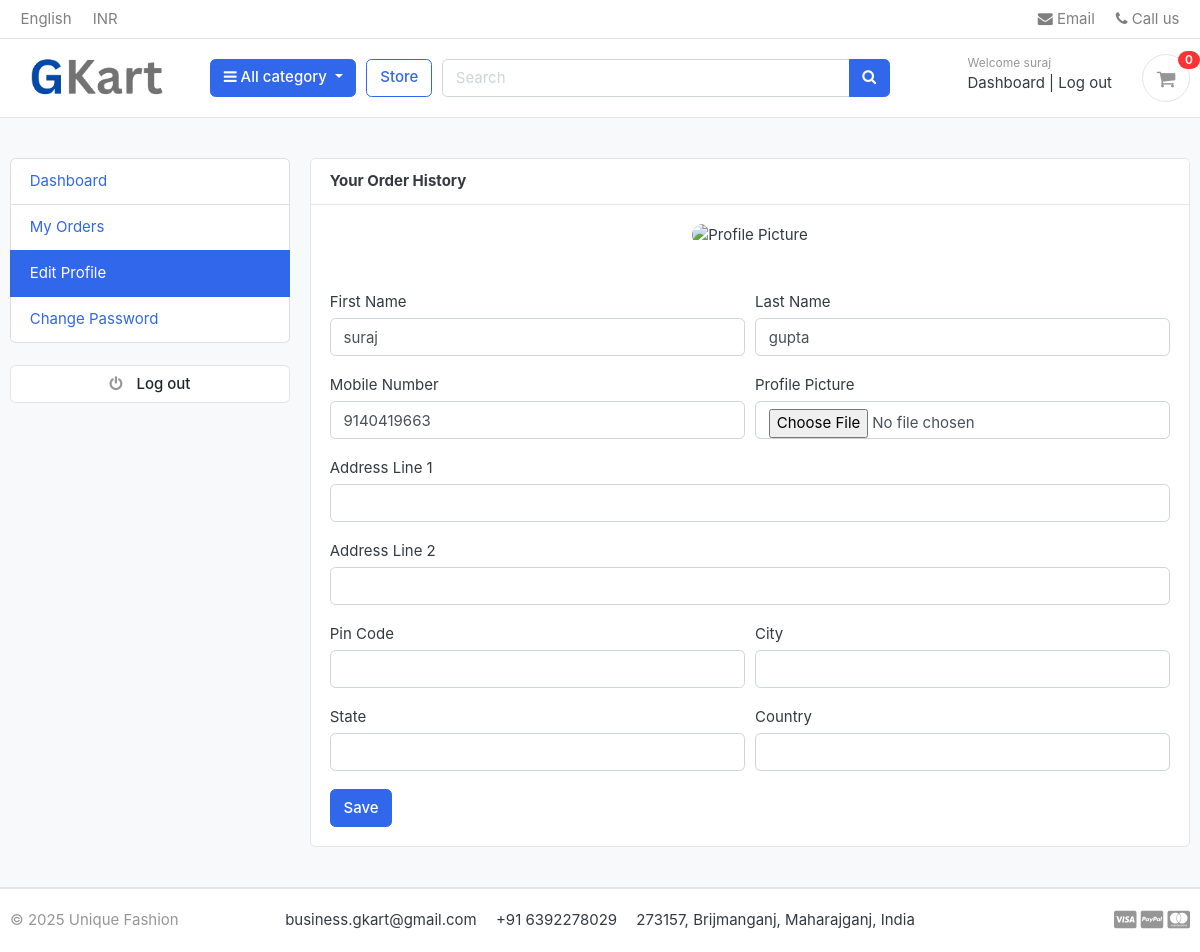
Screenshot of /accounts/edit_profile/ (signed in) with the database file from the repository.
### accounts/models.py (models this page shows, shortened)
class Account(AbstractBaseUser):
    first_name = models.CharField(max_length=100)
    last_name = models.CharField(max_length=100)
    username = models.CharField(max_length=100, unique=True)
    email = models.CharField(max_length=100, unique=True)
    mobile_number = models.CharField(max_length=13)
    date_joined = models.DateTimeField(auto_now_add=True)
    last_login = models.DateTimeField(auto_now=True)
    is_admin = models.BooleanField(default=False)
    is_staff = models.BooleanField(default=False)
    is_active = models.BooleanField(default=False)
    is_superadmin = models.BooleanField(default=False)
    USERNAME_FIELD = 'email'
    REQUIRED_FIELDS = ['username', 'first_name', 'last_name']
    objects = MyAccountManager()

### accounts/views.py (the view)
# urls.py: path('edit_profile/', views.edit_profile, name='edit_profile'),
@login_required(login_url='login')
def edit_profile(request):
    try:
        user_profile = get_object_or_404(UserProfile, user=request.user)
    except:
        user_profile = None
    if request.method == "POST":
        user_form = UserForm(request.POST, instance=request.user)
        user_profile_form = UserProfileForm(request.POST, request.FILES, instance=user_profile)
        if user_form.is_valid() and user_profile_form.is_valid():
            user_form.save()
            user_profile_form.save()
            messages.success(request, "Your profile has been update.")
            return redirect('edit_profile')
    else:
        user_form = UserForm(instance=request.user)
        user_profile_form = UserProfileForm(instance=user_profile)
    context = {
        "user_form": user_form,
        "user_profile_form": user_profile_form,
        "user_profile": user_profile
    }
    return render(request, 'accounts/edit_profile.html', context)

### accounts/forms.py
class UserForm(forms.ModelForm):
    class Meta:
        model = Account
        fields = ['first_name', 'last_name', 'mobile_number']
    def __init__(self,  *args, **kwargs):
        super(UserForm, self).__init__(*args, **kwargs)
        for field in self.fields:
            self.fields[field].widget.attrs['class'] = 'form-control'

class UserProfileForm(forms.ModelForm):
    profile_picture = forms.ImageField(required=False, error_messages = {'invalid':("Image files only")}, widget=forms.FileInput)
    class Meta:
        model = UserProfile
        fields = ['profile_picture', 'address_line_1', 'address_line_2', 'pin_code', 'city', 'state', 'country']
    def __init__(self,  *args, **kwargs):
        super(UserProfileForm, self).__init__(*args, **kwargs)
        for field in self.fields:
            self.fields[field].widget.attrs['class'] = 'form-control'

### carts/context_processors.py (called while the page is built)
def counter(request):
    cart_count = 0
    if 'admin' in request.path:
        return {}
    else:
        try:
            cart = Cart.objects.filter(cart_id=_cart_id(request))
            if request.user.is_authenticated:
                cart_items = CartItem.objects.all().filter(user=request.user)
            else:
                cart_items = CartItem.objects.all().filter(cart=cart[:1])
            for cart_item in cart_items:
                cart_count += cart_item.quantity
        except Cart.DoesNotExist:
            cart_count = 0
    return dict(cart_count=cart_count)

### carts/views.py (called while the page is built)
def _cart_id(request):
    cart = request.session.session_key
    if not cart:
        cart = request.session.create() # create the cart id present in the session id
    return cart

### category/context_processors.py (called while the page is built)
def menu_links(request):
    links = Category.objects.all()
    return dict(links=links)

### category/models.py (called while the page is built)
    def get_url(self):
        return reverse('products_by_category', args=[self.slug])

### templates/accounts/edit_profile.html (shortened to what this page needs)
{% extends "base.html" %}
{% block content %}
<section class="section-conten padding-y bg">
<div class="container">
	<div class="row">
	{% include "includes/dashboard_sidebar.html" %}
	<main class="col-md-9">
		<article class="card">
		<header class="card-header">
			<strong class="d-inline-block mr-3">Your Order History</strong>
		</header>
		<div class="card-body">
            <div class="text-center mb-5">
				<img src="{{user_profile.profile_picture.url}}" alt="Profile Picture" width="100" style="border-radius:50px;">
			</div>
			<div class="row">
				<div class="col-md-12">
					<form action="{% url "edit_profile" %}" method="POST" enctype="multipart/form-data">
                        <div class="form-row">
                            <div class="form-group col-md-6">
                                <label>First Name</label>
                                {{ user_form.first_name }}
                            </div>
                            <div class="form-group col-md-6">
                                <label>Last Name</label>
                                {{ user_form.last_name }}
                            </div>
                        </div>
                        <div class="form-row">
                            <div class="form-group col-md-6">
                                <label>Mobile Number</label>
                                {{ user_form.mobile_number }}
                            </div>
                            <div class="form-group col-md-6">
                                <label>Profile Picture</label>
                                {{ user_profile_form.profile_picture }}
                            </div>
                        </div>
                        <div class="form-group">
                            <label>Address Line 1</label>
                            {{ user_profile_form.address_line_1 }}
                        </div>
                        <div class="form-group">
                            <label>Address Line 2</label>
                            {{ user_profile_form.address_line_2 }}
                        </div>
                        <div class="form-row">
                            <div class="form-group col-md-6">
                                <label>Pin Code</label>
                                {{ user_profile_form.pin_code }}
                            </div>
                            <div class="form-group col-md-6">
                                <label>City</label>
                                {{ user_profile_form.city }}
                            </div>
                        </div>
                        <div class="form-row">
                            <div class="form-group col-md-6">
                                <label>State</label>
                                {{ user_profile_form.state }}
                            </div>
                            <div class="form-group col-md-6">
                                <label>Country</label>
                                {{ user_profile_form.country }}
                            </div>
                        </div>
                        <button type="submit" class="btn btn-primary">Save</button>
                    </form>
				</div>
			</div>
		</div>
		</article>
	</main>
</div>
</div>
</section>
{% endblock %}

### templates/includes/navbar.html (shortened to what this page needs)
{% load static %}
<header class="section-header">
      <nav class="navbar p-md-0 navbar-expand-sm navbar-light border-bottom">
        <div class="container">
          <div class="collapse navbar-collapse" id="navbarTop4">
            <ul class="navbar-nav mr-auto">
              <li class="nav-item dropdown">
                <a href="#" class="nav-link"> English </a>
              </li>
              <li class="nav-item dropdown">
                <a href="#" class="nav-link"> INR </a>
              </li>
            </ul>
            <ul class="navbar-nav">
              <li>
                <a href="#" class="nav-link">
                  <i class="fa fa-envelope"></i> Email
                </a>
              </li>
              <li>
                <a href="#" class="nav-link">
                  <i class="fa fa-phone"></i> Call us
                </a>
              </li>
            </ul>
          </div>
        </div>
      </nav>
      <section class="header-main border-bottom">
        <div class="container">
          <div class="row align-items-center">
            <div class="col-lg-2 col-md-3 col-6">
              <a href="{% url "home" %}" class="brand-wrap">
                <img class="logo" src="{% static 'images/logo.png' %}"  alt="Logo Image"/>
              </a>
            </div>
            <div class="col-lg col-sm col-md col-6 flex-grow-0">
              <div class="category-wrap dropdown d-inline-block float-right">
                <button
                  type="button"
                  class="btn btn-primary dropdown-toggle"
                  data-toggle="dropdown"
                >
                  <i class="fa fa-bars"></i> All category
                </button>
              </div>
            </div>
            <a href="{% url "store" %}" class="btn btn-outline-primary">Store</a>
            <div class="col-lg col-md-6 col-sm-12 col">
              <form action="{% url "search" %}" class="search">
                <div class="input-group w-100">
                  <input
                    type="text"
                    name="keyword"
                    class="form-control"
                    {% comment %} style="width: 60%" {% endcomment %}
                    placeholder="Search"
                  />
                  <div class="input-group-append">
                    <button class="btn btn-primary" type="submit">
                      <i class="fa fa-search"></i>
                    </button>
                  </div>
                </div>
              </form>
            </div>
            <div class="col-lg-3 col-sm-6 col-8 order-2 order-lg-3">
              <div class="d-flex justify-content-end mb-3 mb-lg-0">
                {% if user.id is None %}
                  <div class="widget-header">
                    <small class="title text-muted">Welcome guest!</small>
                    <div>
                      <a href="{% url "login" %}">Log in</a>
                      <span class="dark-transp"> | </span>
                      <a href="{% url "register" %}"> Register</a>
                    </div>
                  </div>
                {% else %}
                    <div class="widget-header">
                    <small class="title text-muted">Welcome {{ user.first_name }}</small>
                    <div>
                      <a href="{% url "dashboard" %}">Dashboard</a>
                      <span class="dark-transp"> | </span>
                      <a href="{% url "logout" %}"> Log out</a>
                    </div>
                  </div>
                {% endif %}
                <a href="{% url "cart" %}" class="widget-header pl-3 ml-3">
                  <div class="icon icon-sm rounded-circle border">
                    <i class="fa fa-shopping-cart"></i>
                  </div>
                  <span class="badge badge-pill badge-danger notify">{{ cart_count }}</span>
                </a>
              </div>
            </div>
          </div>
        </div>
      </section>
    </header>

### gkart/static/css/ui.css (style rules this page uses)
html { font-family: "Inter", sans-serif; font-size: 15px; }
.icon-xs, .icon-sm, .icon-md, .icon-lg { display: inline-block; text-align: center; flex-shrink: 0; flex-grow: 0; }
.icon-sm { width: 48px; height: 48px; line-height: 48px !important; font-size: 20px; }
.padding-y { padding-top: 40px; padding-bottom: 40px; }
article:after, .form-group:after { display: block; clear: both; content: ""; }
.bg { background-color: #f8f9fa; }
.header-main { position: relative; padding-top: 1rem; padding-bottom: 1rem; }
.brand-wrap .logo, .navbar-brand .logo { margin-right: 7px; max-height: 42px; display: inline-block; }
.widget-header { display: inline-block; vertical-align: middle; position: relative; }
.widget-header a { color: #343a40; }
.widget-header i { color: #969696; }
.widget-header .title { display: block; }
.widget-header .notify { position: absolute; top: -3px; right: -10px; }
.notify { position: absolute; top: -4px; right: -10px; display: inline-block; padding: 0.25em 0.6em; font-size: 12px; line-height: 1; text-align: center; border-radius: 3rem; color: #fff; background-color: #fa3434; }

### rows the page displays
Account: first_name "suraj", last_name "gupta", mobile_number "9140419663"

### other values shown
{{ cart_count }} "0"
